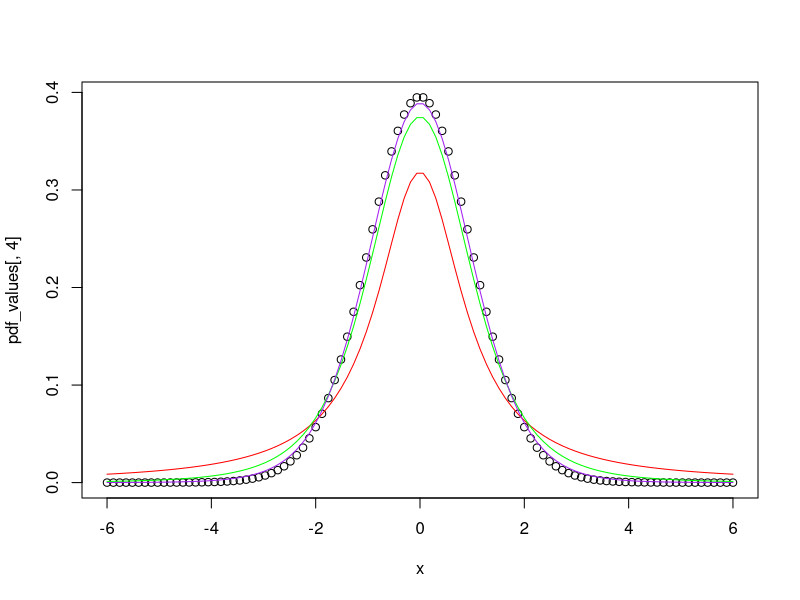
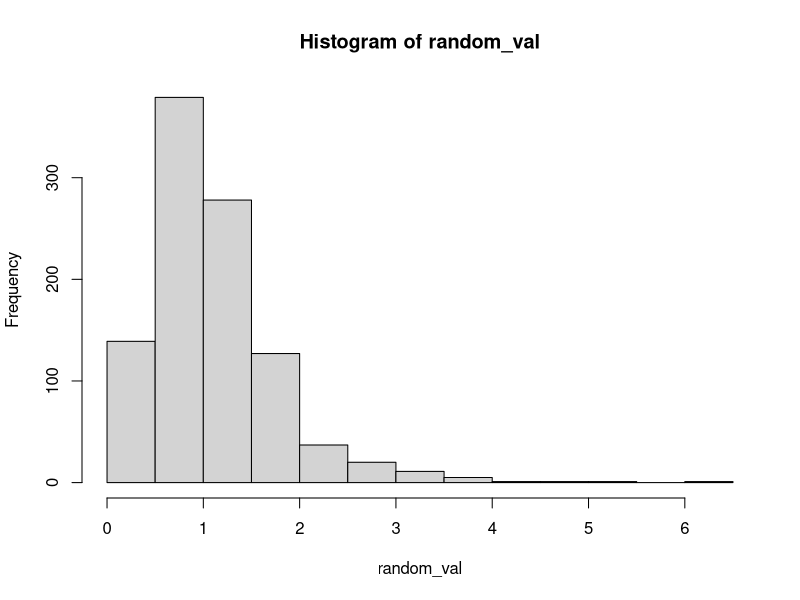

Generate these figures, in order, with R:
# Q.1
# n <- 100
# df <- n - 1
# t_dist <- rt(n, df)
# hist(t_dist)

# Q.2
# df <- c(2,10,25)
# n <- 100
# par(mfrow = c(1,3))
# for (i in df) {
#   chisq_hist <- rchisq(n,i)
#   hist(chisq_hist)
# }

# Q.3
x <- seq(6, -6, length.out = 100)
df_values <- c(1, 4, 10, 30)
pdf_values <- sapply(df_values, function(df) dt(x, df))
plot(x, pdf_values[, 4])
colors <- c("red", "green", "purple")
for (i in 1:3) {
  lines(x, pdf_values[, i], col = colors[i])
}
# Q.4
percentile <- qf(0.95, 10, 20)
percentile

area_0_1.5 <- pf(1.5, 10, 20)
area1.5_infi <- 1 - area_0_1.5
area_0_1.5
area1.5_infi

 qf(0.25, df1 = 10, df2 = 20)
 qf(0.5, df1 = 10, df2 = 20)
 qf(0.75, df1 = 10, df2 = 20)
 qf(0.999, df1 = 10, df2 = 20)

random_val <- rf(1000, df= 10, df2 = 20)
hist(random_val)